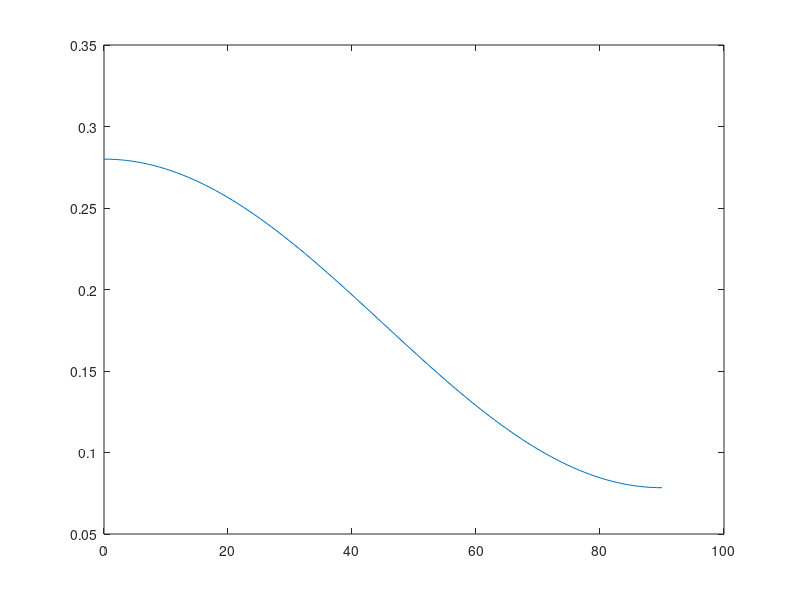

MATLAB code for this plot:
clear all;

% Refractive index for pure ZnSe
Rn=0.7;
polarization=[0:pi/2/100:pi/2];
theta=pi/4;
n=2.4028;
%n=(1+Rn^0.5)/(1-Rn^0.5);
nair=1;
polarization_degree=polarization*180/pi;

% S-polarization = TE

Rs=((nair*cos(theta)-n*(1-(nair/n*sin(theta)).^2).^0.5)./(nair*cos(theta)+n*(1-(nair/n*sin(theta)).^2).^0.5)).^2;
Ts=1-Rs;

% P-polarization = TM

Rp=((nair*(1-(nair/n*sin(theta)).^2).^0.5-n*cos(theta))./(nair*(1-(nair/n*sin(theta)).^2).^0.5+n*cos(theta))).^2;
Tp=1-Rp;

R=cos(polarization).^2*Rs+sin(polarization).^2*Rp;
T=1-R;

plot(polarization_degree,R);
